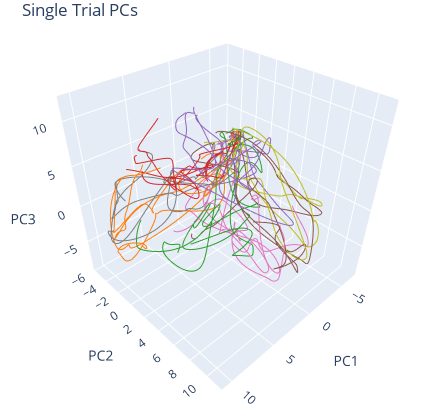

The code cell stored with this chart in its notebook:
### Code cell
# SINGLE TRIAL

fig = go.Figure()
for session in config.data.pretrain_sessions:    
    for cond_id, trials in trialized_data[session].groupby('condition'):
        for trial_id, trial in trials.groupby('trial_id'):
            pc_factors = pca.transform(trial.factors_smth)
            fig.add_trace(
                go.Scatter3d(
                    x=pc_factors[:, 0], 
                    y=pc_factors[:, 1], 
                    z=pc_factors[:, 2],
                    mode='lines',
                    line=dict(color=f'{colors.rgb2hex(cm.tab10(cond_id))}'),
                )
            )

fig.update_layout(
    width=430,
    height=410,
    autosize=False,
    showlegend=False,
    title={
        'text': "Single Trial PCs",
        'y':0.96,
        'yanchor': 'bottom'
    },
    scene=dict(
        xaxis_showspikes=False,
        yaxis_showspikes=False,
        zaxis_showspikes=False,
        xaxis_title="PC1",
        yaxis_title="PC2",
        zaxis_title="PC3",
        camera=dict(
            center=dict(
                x=0.065,
                y=0.0,
                z=-0.075,
                # z=-0.12,
            ),
            eye=dict(
                x=1.3, 
                y=1.3, 
                z=1.3
            )
        ),
        aspectratio = dict( x=1, y=1, z=1 ),
        aspectmode = 'manual'
    ),
)

fig.update_layout(margin=dict(r=0, l=0, b=0, t=20))
config2 = {'displayModeBar': False}
fig.show(config=config2)

### Figure 1 — Plotly figure (JSON) as saved in the notebook; plotly's stock layout.template omitted (floating-point values rounded to 4 significant figures; data arrays with more than 128 entries replaced by an {"elided": "..."} marker saying what was removed)
{"data": [{"line": {"color": "#ff7f0e"}, "mode": "lines", "type": "scatter3d", "x": {"elided": "200 float values"}, "y": {"elided": "200 float values"}, "z": {"elided": "200 float values"}}, {"line": {"color": "#ff7f0e"}, "mode": "lines", "type": "scatter3d", "x": {"elided": "200 float values"}, "y": {"elided": "200 float values"}, "z": {"elided": "200 float values"}}, {"line": {"color": "#ff7f0e"}, "mode": "lines", "type": "scatter3d", "x": {"elided": "200 float values"}, "y": {"elided": "200 float values"}, "z": {"elided": "200 float values"}}, {"line": {"color": "#ff7f0e"}, "mode": "lines", "type": "scatter3d", "x": {"elided": "200 float values"}, "y": {"elided": "200 float values"}, "z": {"elided": "200 float values"}}, {"line": {"color": "#2ca02c"}, "mode": "lines", "type": "scatter3d", "x": {"elided": "200 float values"}, "y": {"elided": "200 float values"}, "z": {"elided": "200 float values"}}, {"line": {"color": "#2ca02c"}, "mode": "lines", "type": "scatter3d", "x": {"elided": "200 float values"}, "y": {"elided": "200 float values"}, "z": {"elided": "200 float values"}}, {"line": {"color": "#2ca02c"}, "mode": "lines", "type": "scatter3d", "x": {"elided": "200 float values"}, "y": {"elided": "200 float values"}, "z": {"elided": "200 float values"}}, {"line": {"color": "#2ca02c"}, "mode": "lines", "type": "scatter3d", "x": {"elided": "200 float values"}, "y": {"elided": "200 float values"}, "z": {"elided": "200 float values"}}, {"line": {"color": "#d62728"}, "mode": "lines", "type": "scatter3d", "x": {"elided": "200 float values"}, "y": {"elided": "200 float values"}, "z": {"elided": "200 float values"}}, {"line": {"color": "#d62728"}, "mode": "lines", "type": "scatter3d", "x": {"elided": "200 float values"}, "y": {"elided": "200 float values"}, "z": {"elided": "200 float values"}}, {"line": {"color": "#d62728"}, "mode": "lines", "type": "scatter3d", "x": {"elided": "200 float values"}, "y": {"elided": "200 float values"}, "z": {"elided": "200 float values"}}, {"line": {"color": "#d62728"}, "mode": "lines", "type": "scatter3d", "x": {"elided": "200 float values"}, "y": {"elided": "200 float values"}, "z": {"elided": "200 float values"}}, {"line": {"color": "#9467bd"}, "mode": "lines", "type": "scatter3d", "x": {"elided": "200 float values"}, "y": {"elided": "200 float values"}, "z": {"elided": "200 float values"}}, {"line": {"color": "#9467bd"}, "mode": "lines", "type": "scatter3d", "x": {"elided": "200 float values"}, "y": {"elided": "200 float values"}, "z": {"elided": "200 float values"}}, {"line": {"color": "#9467bd"}, "mode": "lines", "type": "scatter3d", "x": {"elided": "200 float values"}, "y": {"elided": "200 float values"}, "z": {"elided": "200 float values"}}, {"line": {"color": "#9467bd"}, "mode": "lines", "type": "scatter3d", "x": {"elided": "200 float values"}, "y": {"elided": "200 float values"}, "z": {"elided": "200 float values"}}, {"line": {"color": "#8c564b"}, "mode": "lines", "type": "scatter3d", "x": {"elided": "200 float values"}, "y": {"elided": "200 float values"}, "z": {"elided": "200 float values"}}, {"line": {"color": "#8c564b"}, "mode": "lines", "type": "scatter3d", "x": {"elided": "200 float values"}, "y": {"elided": "200 float values"}, "z": {"elided": "200 float values"}}, {"line": {"color": "#8c564b"}, "mode": "lines", "type": "scatter3d", "x": {"elided": "200 float values"}, "y": {"elided": "200 float values"}, "z": {"elided": "200 float values"}}, {"line": {"color": "#8c564b"}, "mode": "lines", "type": "scatter3d", "x": {"elided": "200 float values"}, "y": {"elided": "200 float values"}, "z": {"elided": "200 float values"}}, {"line": {"color": "#e377c2"}, "mode": "lines", "type": "scatter3d", "x": {"elided": "200 float values"}, "y": {"elided": "200 float values"}, "z": {"elided": "200 float values"}}, {"line": {"color": "#e377c2"}, "mode": "lines", "type": "scatter3d", "x": {"elided": "200 float values"}, "y": {"elided": "200 float values"}, "z": {"elided": "200 float values"}}, {"line": {"color": "#e377c2"}, "mode": "lines", "type": "scatter3d", "x": {"elided": "200 float values"}, "y": {"elided": "200 float values"}, "z": {"elided": "200 float values"}}, {"line": {"color": "#e377c2"}, "mode": "lines", "type": "scatter3d", "x": {"elided": "200 float values"}, "y": {"elided": "200 float values"}, "z": {"elided": "200 float values"}}, {"line": {"color": "#7f7f7f"}, "mode": "lines", "type": "scatter3d", "x": {"elided": "200 float values"}, "y": {"elided": "200 float values"}, "z": {"elided": "200 float values"}}, {"line": {"color": "#7f7f7f"}, "mode": "lines", "type": "scatter3d", "x": {"elided": "200 float values"}, "y": {"elided": "200 float values"}, "z": {"elided": "200 float values"}}, {"line": {"color": "#7f7f7f"}, "mode": "lines", "type": "scatter3d", "x": {"elided": "200 float values"}, "y": {"elided": "200 float values"}, "z": {"elided": "200 float values"}}, {"line": {"color": "#7f7f7f"}, "mode": "lines", "type": "scatter3d", "x": {"elided": "200 float values"}, "y": {"elided": "200 float values"}, "z": {"elided": "200 float values"}}, {"line": {"color": "#bcbd22"}, "mode": "lines", "type": "scatter3d", "x": {"elided": "200 float values"}, "y": {"elided": "200 float values"}, "z": {"elided": "200 float values"}}, {"line": {"color": "#bcbd22"}, "mode": "lines", "type": "scatter3d", "x": {"elided": "200 float values"}, "y": {"elided": "200 float values"}, "z": {"elided": "200 float values"}}, {"line": {"color": "#bcbd22"}, "mode": "lines", "type": "scatter3d", "x": {"elided": "200 float values"}, "y": {"elided": "200 float values"}, "z": {"elided": "200 float values"}}], "layout": {"autosize": false, "height": 410, "margin": {"b": 0, "l": 0, "r": 0, "t": 20}, "scene": {"aspectmode": "manual", "aspectratio": {"x": 1, "y": 1, "z": 1}, "camera": {"center": {"x": 0.065, "y": 0, "z": -0.075}, "eye": {"x": 1.3, "y": 1.3, "z": 1.3}}, "xaxis": {"showspikes": false, "title": {"text": "PC1"}}, "yaxis": {"showspikes": false, "title": {"text": "PC2"}}, "zaxis": {"showspikes": false, "title": {"text": "PC3"}}}, "showlegend": false, "title": {"text": "Single Trial PCs", "y": 0.96, "yanchor": "bottom"}, "width": 430}}
